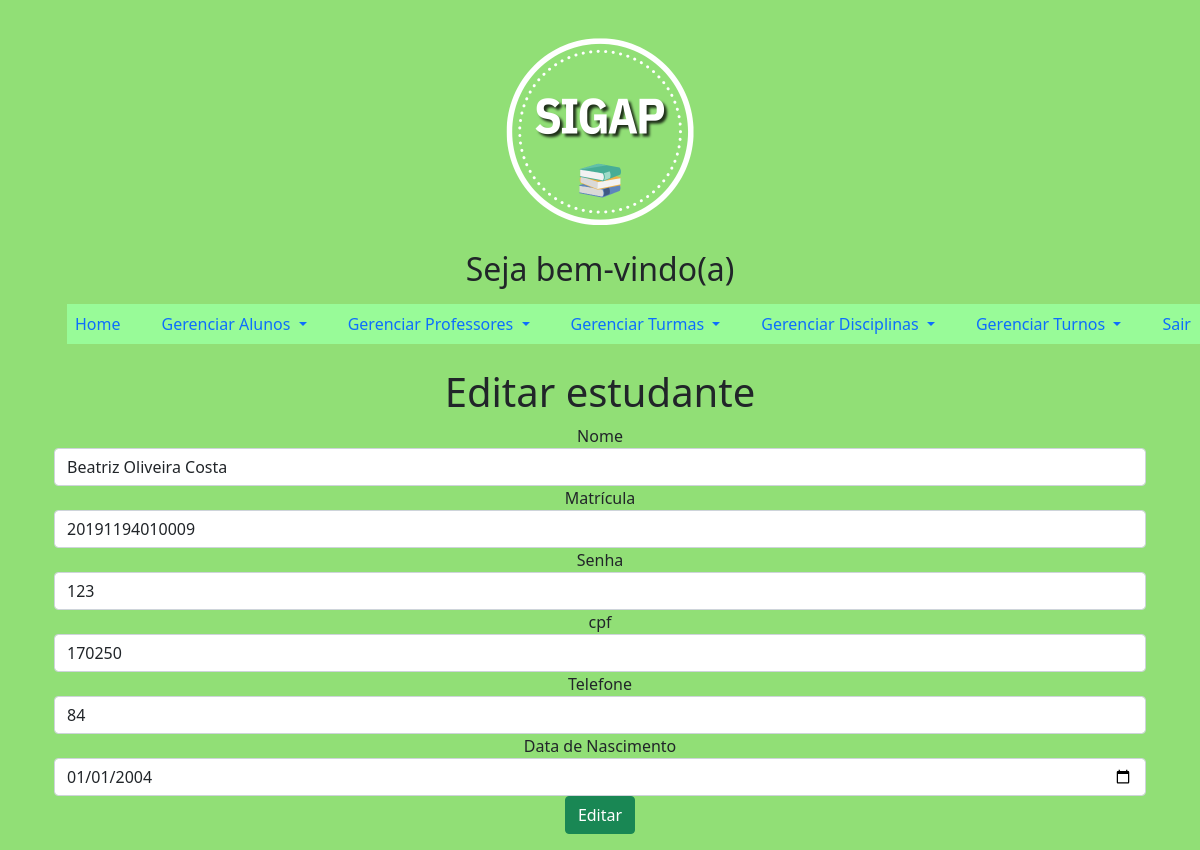
The app's page /principalAdmin.php?page=editarAlunos&idAluno=1 with its own data.
### tables this page shows
CREATE TABLE `aluno` (
  `idAluno` int(11) NOT NULL,
  `nome` varchar(45) NOT NULL,
  `matrícula` varchar(15) NOT NULL,
  `senha` varchar(45) NOT NULL,
  `cpf` varchar(20) NOT NULL,
  `telefone` varchar(20) NOT NULL,
  `data_nascimento` date NOT NULL
);

### editarAlunos.php (the view, shortened to what this page needs)
<?php
include_once('conexao.php');
    $sql = "SELECT * FROM aluno WHERE idAluno=".$_REQUEST['idAluno'];
	$res = $mysqli->query($sql);
	$row = $res->fetch_object();
?>
<div class="row">
    <div class="col-12">
        <h1>Editar estudante</h1>
        <form action="?page=salvarAlunos" method="POST">
            <div class="form-group">
                <label for="nome">Nome</label>
                <input value="<?php print $row->nome ?>" name="nome" required type="text" id="nome" class="form-control" placeholder="Nome">
            </div>
            <div class="form-group">
                <label for="matrícula">Matrícula</label>
                <input value="<?php print $row->matrícula ?>" name="matrícula" required type="varchar" class="form-control" placeholder="matrícula">
            </div>
            <div class="form-group">
                <label for="grupo">Senha</label>
                <input value="<?php print $row->senha ?>" name="senha" required type="text" id="senha" class="form-control" placeholder="senha">
            </div>
			<div class="form-group">
                <label for="cpf">cpf</label>
                <input value="<?php print $row->cpf ?>" name="cpf" required type="varchar" id="cpf" class="form-control" placeholder="cpf">
            </div>
			<div class="form-group">
                <label for="telefone">Telefone</label>
                <input value="<?php print $row->telefone ?>" name="telefone" required type="tel" id="telefone" class="form-control" placeholder="Telefone">
            </div>
			<div class="form-group">
                <label for="data_nascimento">Data de Nascimento</label>
                <input value="<?php print $row->data_nascimento ?>" name="data_nascimento" required type="date" id="data_nascimento" class="form-control" placeholder="date">
            </div>
            <div class="mb-3">
		    <button type="hidden" class="btn btn-success">Editar</button>
	        </div>
        </form>
    </div>
</div>

### principalAdmin.php (style rules this page uses)
body { background-color: #91DF76; }
.row { text-align: center; }

### records on screen
aluno: nome "Beatriz Oliveira Costa", matrícula "20191194010009", senha "123", cpf "170250", telefone "84", data_nascimento "01/01/2004"
